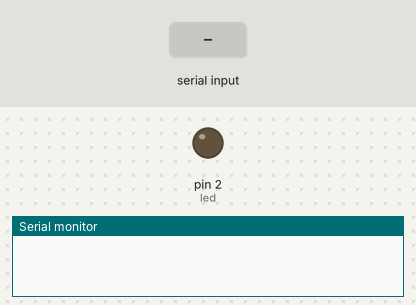
Bench run of a sketch on a simulated Arduino Uno, built with avr-gcc and run on an emulated ATmega328P. Parts: output pins drawn as LEDs (lit = HIGH), the last lines printed to the serial monitor. The test bench sets the inputs (shaded band).

Above: at 1.2 s.
1.3 s: "1" received over the second serial link
At 2.5 s:
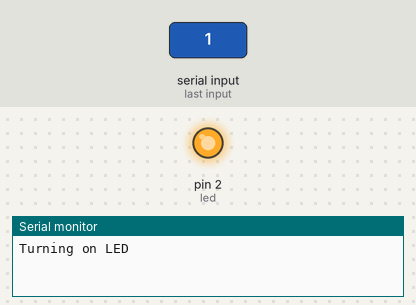
2.8 s: "0" received over the second serial link
At 3.6 s:
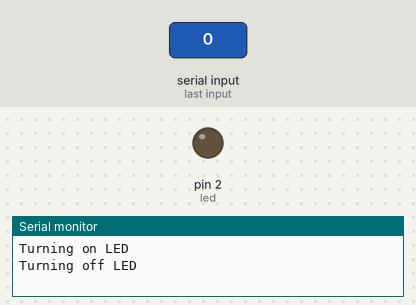
Timing chart, 0 to 5.8 s (numbered marks = the images above; inputs shaded):
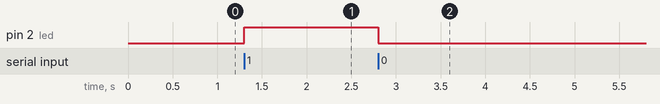

The sketch:

Xbee_receiver.ino
```cpp
#include<SoftwareSerial.h>

int led = 2;
int received = 0;
int i;

//For communicating with zigbee
SoftwareSerial zigbee(13,12);

void setup()
{
    Serial.begin(9600);
    zigbee.begin(9600);
    pinMode(led, OUTPUT);

}

void loop()
{
    //check if the data is received
    if (zigbee.available() > 0)
    {
        received = zigbee.read();
        //if the data is 0, turn off the LED
        if (received == '0')
        {
            Serial.println("Turning off LED");
            digitalWrite(led, LOW);
        }
        //if the data is 1, turn on the LED
        else if (received == '1')
        {
            Serial.println("Turning on LED");
            digitalWrite(led, HIGH);
        }
    }
}
```

Measured:
- after the input at 1.3 s, pin 2 (led): LOW → HIGH at once
- after the input at 2.8 s, pin 2 (led): HIGH → LOW at once
